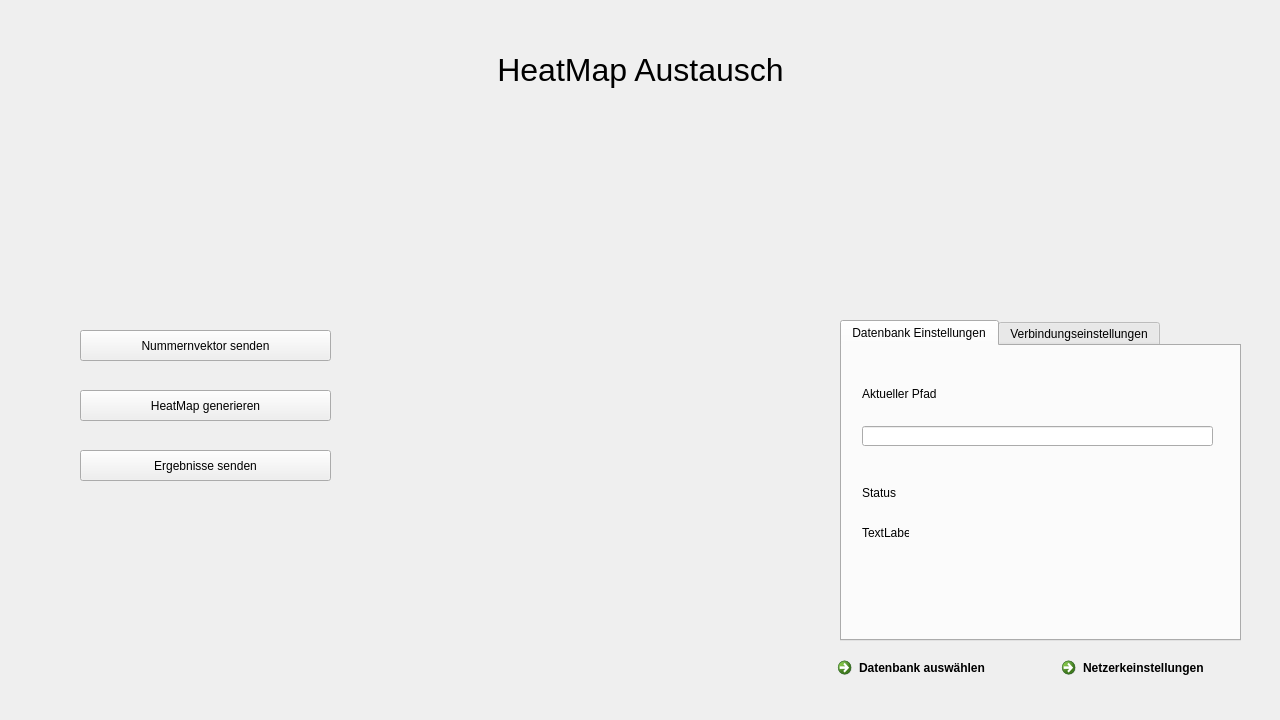
<?xml version="1.0" encoding="UTF-8"?>
<ui version="4.0">
 <class>Form</class>
 <widget class="QWidget" name="Form">
  <property name="geometry">
   <rect>
    <x>0</x>
    <y>0</y>
    <width>1280</width>
    <height>720</height>
   </rect>
  </property>
  <property name="windowTitle">
   <string>Form</string>
  </property>
  <widget class="QCommandLinkButton" name="NetworkBtn">
   <property name="geometry">
    <rect>
     <x>1054</x>
     <y>650</y>
     <width>191</width>
     <height>41</height>
    </rect>
   </property>
   <property name="text">
    <string>Netzerkeinstellungen</string>
   </property>
  </widget>
  <widget class="QCommandLinkButton" name="DatabaseBtn">
   <property name="geometry">
    <rect>
     <x>830</x>
     <y>650</y>
     <width>191</width>
     <height>41</height>
    </rect>
   </property>
   <property name="text">
    <string>Datenbank auswählen</string>
   </property>
  </widget>
  <widget class="QLabel" name="label">
   <property name="geometry">
    <rect>
     <x>460</x>
     <y>50</y>
     <width>361</width>
     <height>41</height>
    </rect>
   </property>
   <property name="text">
    <string>&lt;html&gt;&lt;head/&gt;&lt;body&gt;&lt;p align=&quot;center&quot;&gt;&lt;span style=&quot; font-size:24pt;&quot;&gt;HeatMap Austausch&lt;/span&gt;&lt;/p&gt;&lt;/body&gt;&lt;/html&gt;</string>
   </property>
  </widget>
  <widget class="QTabWidget" name="tabWidget">
   <property name="geometry">
    <rect>
     <x>840</x>
     <y>320</y>
     <width>401</width>
     <height>321</height>
    </rect>
   </property>
   <property name="currentIndex">
    <number>0</number>
   </property>
   <widget class="QWidget" name="tab">
    <attribute name="title">
     <string>Datenbank Einstellungen</string>
    </attribute>
    <widget class="QLabel" name="datapathLabel">
     <property name="geometry">
      <rect>
       <x>20</x>
       <y>40</y>
       <width>141</width>
       <height>16</height>
      </rect>
     </property>
     <property name="text">
      <string>Aktueller Pfad</string>
     </property>
    </widget>
    <widget class="QLineEdit" name="dataPathEdit">
     <property name="geometry">
      <rect>
       <x>20</x>
       <y>80</y>
       <width>351</width>
       <height>20</height>
      </rect>
     </property>
     <property name="frame">
      <bool>true</bool>
     </property>
     <property name="readOnly">
      <bool>false</bool>
     </property>
    </widget>
    <widget class="QLabel" name="statusHeadLabel">
     <property name="geometry">
      <rect>
       <x>20</x>
       <y>140</y>
       <width>47</width>
       <height>13</height>
      </rect>
     </property>
     <property name="text">
      <string>Status</string>
     </property>
    </widget>
    <widget class="QLabel" name="statusOkLabel">
     <property name="geometry">
      <rect>
       <x>20</x>
       <y>180</y>
       <width>47</width>
       <height>13</height>
      </rect>
     </property>
     <property name="text">
      <string>TextLabel</string>
     </property>
    </widget>
   </widget>
   <widget class="QWidget" name="tab_2">
    <attribute name="title">
     <string>Verbindungseinstellungen</string>
    </attribute>
    <widget class="QLabel" name="statusOkLabelNet">
     <property name="geometry">
      <rect>
       <x>40</x>
       <y>210</y>
       <width>47</width>
       <height>13</height>
      </rect>
     </property>
     <property name="text">
      <string>TextLabel</string>
     </property>
    </widget>
    <widget class="QLabel" name="statusHeadLabelNet">
     <property name="geometry">
      <rect>
       <x>40</x>
       <y>170</y>
       <width>47</width>
       <height>13</height>
      </rect>
     </property>
     <property name="text">
      <string>Status</string>
     </property>
    </widget>
    <widget class="QLabel" name="IPLabel">
     <property name="geometry">
      <rect>
       <x>30</x>
       <y>30</y>
       <width>81</width>
       <height>16</height>
      </rect>
     </property>
     <property name="text">
      <string>IP Adresse</string>
     </property>
    </widget>
    <widget class="QLabel" name="PortLabel">
     <property name="geometry">
      <rect>
       <x>260</x>
       <y>30</y>
       <width>81</width>
       <height>16</height>
      </rect>
     </property>
     <property name="text">
      <string>Port</string>
     </property>
    </widget>
    <widget class="QLabel" name="IPInfo">
     <property name="geometry">
      <rect>
       <x>30</x>
       <y>70</y>
       <width>47</width>
       <height>13</height>
      </rect>
     </property>
     <property name="text">
      <string>TextLabel</string>
     </property>
    </widget>
    <widget class="QLabel" name="PortInfo">
     <property name="geometry">
      <rect>
       <x>260</x>
       <y>70</y>
       <width>47</width>
       <height>13</height>
      </rect>
     </property>
     <property name="text">
      <string>TextLabel</string>
     </property>
    </widget>
   </widget>
  </widget>
  <widget class="QPushButton" name="sendNumBtn">
   <property name="geometry">
    <rect>
     <x>80</x>
     <y>330</y>
     <width>251</width>
     <height>31</height>
    </rect>
   </property>
   <property name="text">
    <string>Nummernvektor senden</string>
   </property>
  </widget>
  <widget class="QPushButton" name="HeatMapBtn">
   <property name="geometry">
    <rect>
     <x>80</x>
     <y>390</y>
     <width>251</width>
     <height>31</height>
    </rect>
   </property>
   <property name="text">
    <string>HeatMap generieren</string>
   </property>
  </widget>
  <widget class="QPushButton" name="sendResultBtn">
   <property name="geometry">
    <rect>
     <x>80</x>
     <y>450</y>
     <width>251</width>
     <height>31</height>
    </rect>
   </property>
   <property name="text">
    <string>Ergebnisse senden</string>
   </property>
  </widget>
 </widget>
 <resources/>
 <connections/>
</ui>
